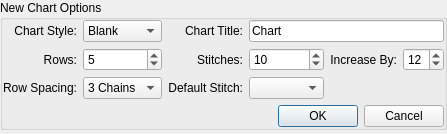
  <widget class="QWidget" name="centralWidget">
   <layout class="QVBoxLayout" name="verticalLayout_2">
    <property name="spacing">
     <number>0</number>
    </property>
    <property name="margin">
     <number>0</number>
    </property>
    <item>
     <layout class="QVBoxLayout" name="dialogLayout" stretch="0">
      <property name="spacing">
       <number>6</number>
      </property>
      <property name="sizeConstraint">
       <enum>QLayout::SetDefaultConstraint</enum>
      </property>
      <property name="leftMargin">
       <number>0</number>
      </property>
      <item>
       <widget class="QGroupBox" name="newDocument">
        <property name="title">
         <string>New Chart Options</string>
        </property>
        <layout class="QGridLayout" name="gridLayout">
         <property name="margin">
          <number>0</number>
         </property>
         <item row="1" column="2">
          <widget class="QLabel" name="stitchesLbl">
           <property name="text">
            <string>Stitches:</string>
           </property>
           <property name="alignment">
            <set>Qt::AlignRight|Qt::AlignTrailing|Qt::AlignVCenter</set>
           </property>
           <property name="buddy">
            <cstring>stitches</cstring>
           </property>
          </widget>
         </item>
         <item row="1" column="3">
          <widget class="QSpinBox" name="stitches">
           <property name="sizePolicy">
            <sizepolicy hsizetype="Minimum" vsizetype="Fixed">
             <horstretch>0</horstretch>
             <verstretch>0</verstretch>
            </sizepolicy>
           </property>
           <property name="minimumSize">
            <size>
             <width>75</width>
             <height>0</height>
            </size>
           </property>
           <property name="minimum">
            <number>3</number>
           </property>
           <property name="maximum">
            <number>1000000000</number>
           </property>
           <property name="value">
            <number>10</number>
           </property>
          </widget>
         </item>
         <item row="0" column="0">
          <widget class="QLabel" name="label_6">
           <property name="text">
            <string>Chart Style:</string>
           </property>
           <property name="alignment">
            <set>Qt::AlignRight|Qt::AlignTrailing|Qt::AlignVCenter</set>
           </property>
           <property name="buddy">
            <cstring>chartStyle</cstring>
           </property>
          </widget>
         </item>
         <item row="0" column="1">
          <widget class="QComboBox" name="chartStyle">
           <item>
            <property name="text">
             <string>Blank</string>
            </property>
           </item>
           <item>
            <property name="text">
             <string>Rows</string>
            </property>
           </item>
           <item>
            <property name="text">
             <string>Rounds</string>
            </property>
           </item>
          </widget>
         </item>
         <item row="2" column="0">
          <widget class="QLabel" name="rowSpacingLbl">
           <property name="text">
            <string>Row Spacing:</string>
           </property>
           <property name="alignment">
            <set>Qt::AlignRight|Qt::AlignTrailing|Qt::AlignVCenter</set>
           </property>
           <property name="buddy">
            <cstring>rowSpacing</cstring>
           </property>
          </widget>
         </item>
         <item row="2" column="1">
          <widget class="QComboBox" name="rowSpacing">
           <property name="editable">
            <bool>false</bool>
           </property>
           <property name="currentIndex">
            <number>2</number>
           </property>
           <item>
            <property name="text">
             <string>1 Chain</string>
            </property>
           </item>
           <item>
            <property name="text">
             <string>2 Chains</string>
            </property>
           </item>
           <item>
            <property name="text">
             <string>3 Chains</string>
            </property>
           </item>
           <item>
            <property name="text">
             <string>4 Chains</string>
            </property>
           </item>
           <item>
            <property name="text">
             <string>5 Chains</string>
            </property>
           </item>
           <item>
            <property name="text">
             <string>6 Chains</string>
            </property>
           </item>
          </widget>
         </item>
         <item row="1" column="0">
          <widget class="QLabel" name="rowsLbl">
           <property name="text">
            <string>Rows:</string>
           </property>
           <property name="alignment">
            <set>Qt::AlignRight|Qt::AlignTrailing|Qt::AlignVCenter</set>
           </property>
           <property name="buddy">
            <cstring>rows</cstring>
           </property>
          </widget>
         </item>
         <item row="1" column="1">
          <widget class="QSpinBox" name="rows">
           <property name="minimumSize">
            <size>
             <width>75</width>
             <height>0</height>
            </size>
           </property>
           <property name="minimum">
            <number>1</number>
           </property>
           <property name="maximum">
            <number>1000000000</number>
           </property>
           <property name="value">
            <number>5</number>
           </property>
          </widget>
         </item>
         <item row="2" column="2">
          <widget class="QLabel" name="defaultStitchLbl">
           <property name="text">
            <string>Default Stitch:</string>
           </property>
           <property name="alignment">
            <set>Qt::AlignRight|Qt::AlignTrailing|Qt::AlignVCenter</set>
           </property>
           <property name="buddy">
            <cstring>defaultStitch</cstring>
           </property>
          </widget>
         </item>
         <item row="2" column="3">
          <widget class="QComboBox" name="defaultStitch"/>
         </item>
         <item row="3" column="0" colspan="6">
          <widget class="QDialogButtonBox" name="newDocBttnBox">
           <property name="orientation">
            <enum>Qt::Horizontal</enum>
           </property>
           <property name="standardButtons">
            <set>QDialogButtonBox::Cancel|QDialogButtonBox::Ok</set>
           </property>
          </widget>
         </item>
         <item row="0" column="3" colspan="3">
          <widget class="QLineEdit" name="chartTitle">
           <property name="text">
            <string>Chart</string>
           </property>
          </widget>
         </item>
         <item row="0" column="2">
          <widget class="QLabel" name="label_4">
           <property name="text">
            <string>Chart Title:</string>
           </property>
           <property name="alignment">
            <set>Qt::AlignRight|Qt::AlignTrailing|Qt::AlignVCenter</set>
           </property>
           <property name="buddy">
            <cstring>chartTitle</cstring>
           </property>
          </widget>
         </item>
         <item row="1" column="5">
          <widget class="QSpinBox" name="increaseBy">
           <property name="minimum">
            <number>0</number>
           </property>
           <property name="value">
            <number>12</number>
           </property>
          </widget>
         </item>
         <item row="1" column="4">
          <widget class="QLabel" name="increaseByLbl">
           <property name="text">
            <string>Increase By:</string>
           </property>
           <property name="alignment">
            <set>Qt::AlignRight|Qt::AlignTrailing|Qt::AlignVCenter</set>
           </property>
           <property name="buddy">
            <cstring>increaseBy</cstring>
           </property>
          </widget>
         </item>
        </layout>
       </widget>
      </item>
     </layout>
    </item>
    <item>
     <widget class="QTabWidget" name="tabWidget">
      <property name="currentIndex">
       <number>-1</number>
      </property>
      <property name="documentMode">
       <bool>true</bool>
      </property>
      <property name="tabsClosable">
       <bool>true</bool>
      </property>
      <property name="movable">
       <bool>true</bool>
      </property>
     </widget>
    </item>
   </layout>
  </widget>
